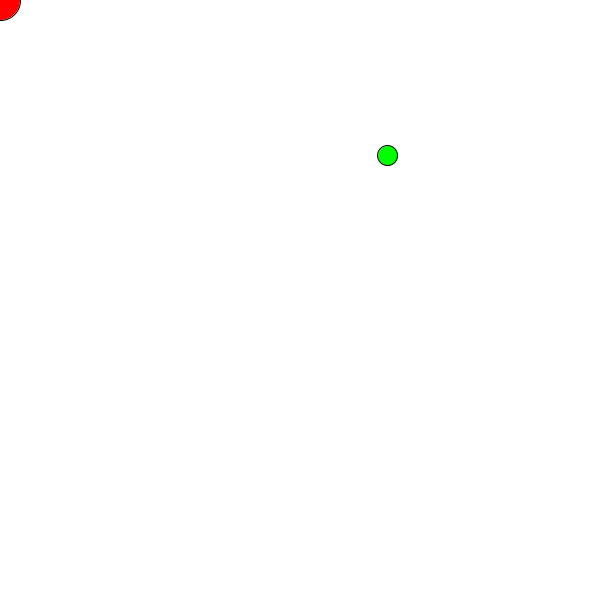
Frame 1 (no input)
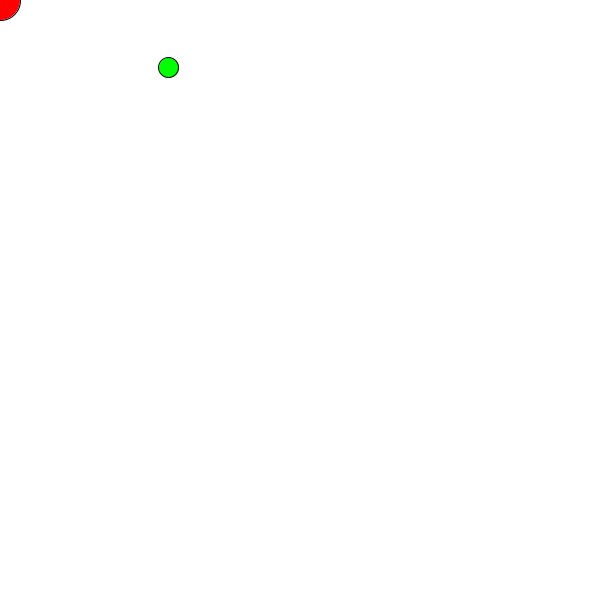
Frame 60 (the mouse pressed at the canvas centre just before this capture)
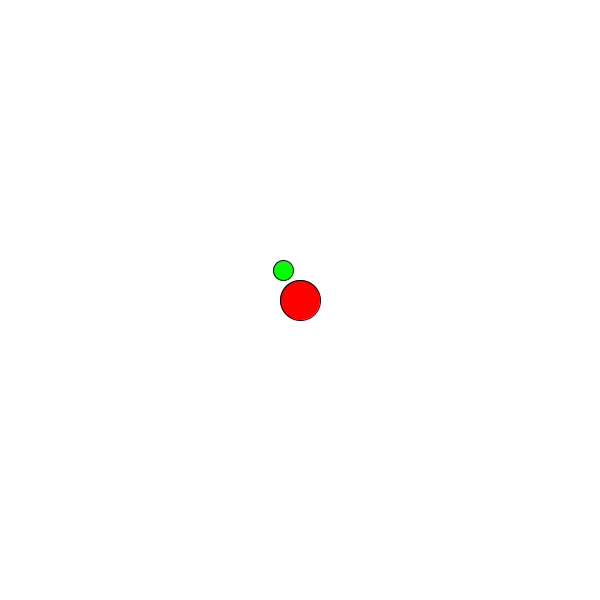
Frame 120 (the mouse held since frame 60 and released just before this capture)

The Processing sketch that drew these frames (run headless with seeded random() and noise(); from frame 60 on, the mouse is pressed at the canvas centre):

// Processing sketch: Vector_FollowMe
// ── Vector_FollowMe.pde
Player p;
Follower f;
boolean eaten = false;
void setup() {
  size(600, 600);
  p = new Player(40);
  f = new Follower();
}

void draw() {
  background(255);
  if (!eaten) {
    p.show();
    f.show();
    f.follow(p);
  } else {
    text("Nom", width/2, height/2);
  }
}

// ── Follower.pde
class Follower {
  PVector pos, dir;
  float r;

  Follower() {
    pos = new PVector(random(0, width), random(0, height));
    dir = new PVector(0,0);
    r = 20;
  }

  void show() {
    pos.add(dir);
    fill(0, 255, 0);
    circle(pos.x, pos.y, r);
  }

  void follow(Player p) {
    dir = p.pos.sub(pos);
    dir.limit(4);
  }
  
}

// ── Player.pde
class Player{
  PVector pos;
  float r;
  Player(float r){
    pos = new PVector(width/2, height/2);
    this.r = r;
  }
  
  void show(){
    pos = new PVector(mouseX, mouseY);
    fill(255,0,0);
    circle(pos.x, pos.y, r);
  }
  void eaten(Follower f){
    if(pos.x == f.pos.x && pos.y == f.pos.y){
      eaten = true;
    }
  }
}
